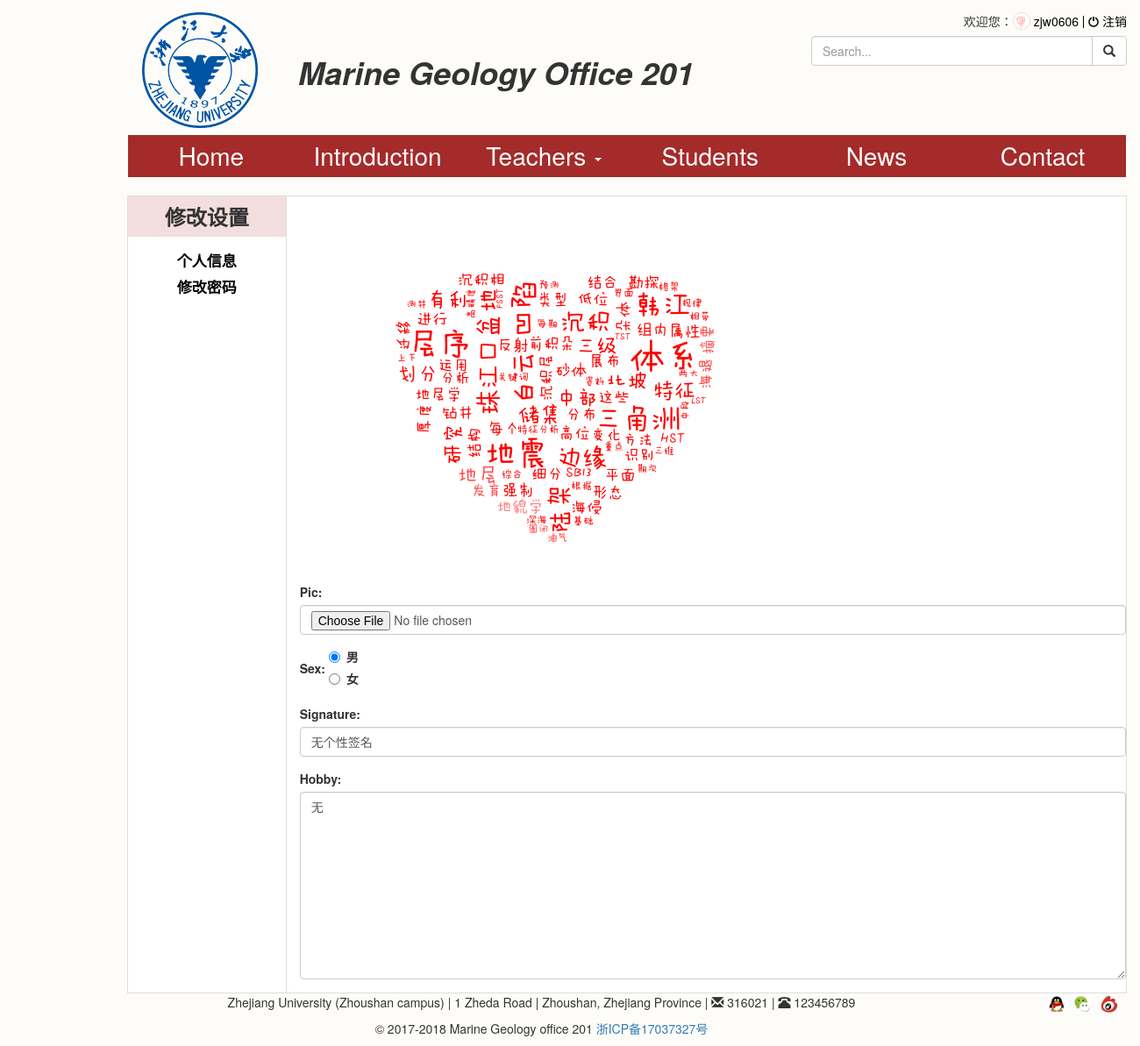
Before: /change/?personal_name=zjw0606 (signed in) with the older database file.
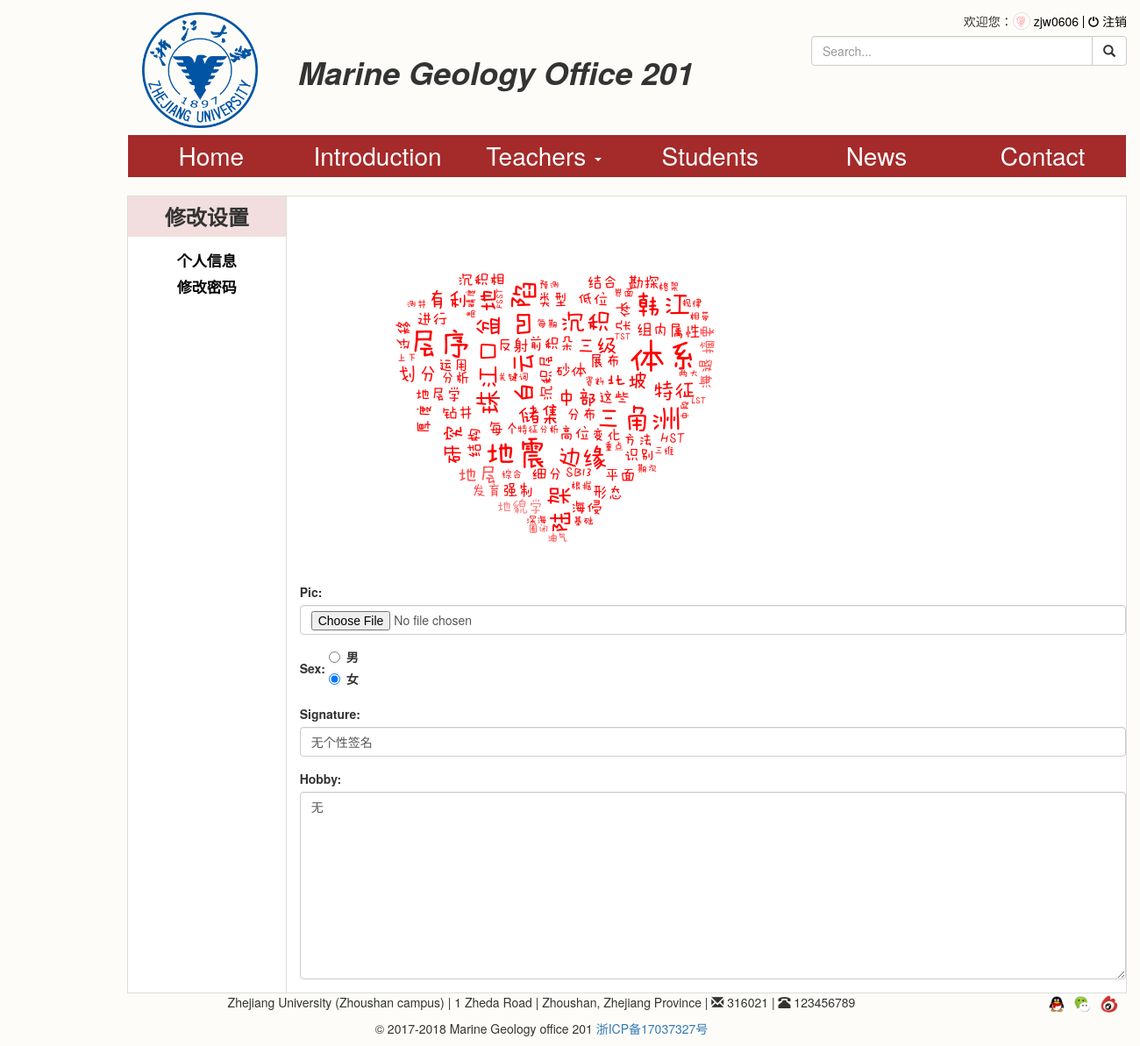
After: the same page with the newer database file.
### users/models.py (models this page shows)
class User(AbstractUser):
	pic = models.ImageField(upload_to='pic',default="zjw.jpg")
	signature = models.CharField(max_length=50,blank=True,default="无个性签名")
	sex = models.CharField(max_length=1,choices=SEX)
	hobby = models.TextField(max_length=200,blank=True,default="无")
	class Meta(AbstractUser.Meta):
		pass

### users/views.py (the view)
# urls.py: url(r'^change/$',views.change,name='change'),
def change(request):
	name = request.POST.get('personal_name', request.GET.get('personal_name', ''))
	name1 = request.user.username
	if name and (name==name1):
		if request.method == 'POST':
			form = ChangeForm(request.POST)
			if form.is_valid():
				form.save
				return render(request,'change_done.html')
		else:
			user = get_object_or_404(User,username=name)
			form = ChangeForm(instance=user)
		return render(request,'change.html',context={'form':form})
	else:
		return redirect('/')

### users/forms.py
class ChangeForm(forms.ModelForm):
	pic = forms.ImageField(widget=forms.FileInput(attrs={'class':'form-control','placeholder':"请上传图片",'required':"required",'oninvalid':"setCustomValidity('请上传图片');",'oninput':"setCustomValidity('');"}),required=False)
	sex = forms.ChoiceField(widget=forms.RadioSelect(attrs={'class':'radio-inline'}), choices=CHOICES)
	signature = forms.CharField(widget=forms.TextInput(attrs={'class':'form-control','placeholder':"请输入你的个性签名"}),required=False)
	hobby = forms.CharField(widget=forms.Textarea(attrs={'class':'form-control','placeholder':"请输入你的爱好"}),required=False)
	class Meta:
		model = User
		fields = ['pic','sex','signature','hobby']

### templates/change.html (shortened to what this page needs)
{% extends 'base.html' %}
{% load staticfiles %}
{% block css %}
<link href="{% static 'styles/change.css' %}" rel="stylesheet" media="screen" />
{% endblock css %}
{% block main %}
<article>
	<div class="row">
		<div class="col-md-2 col-sm-3 col-xs-4">
			<div>
				<h3>修改设置</h3>
				<ul id="type-news">
					<li><a href="#">个人信息</a></li>
					<li><a href="#">修改密码</a></li>
				</ul>
			</div>
		</div>
		<div id="border" class="col-md-10 col-sm-9 col-xs-8">
			<img id="person_pic"  src='{{user.pic.url}}' alt="" />
			<form role="form" action="{% url 'users:change' %}" method="post">
				{% for field in form %}
				<div class="form-group">
					{{ field.label_tag }}
					{{field}}
				</div>
				{% endfor %}
			</form>
		</div>
	</div>
</article>
{% endblock main %}

### templates/base.html (shortened to what this page needs)
{% load staticfiles %}
<!DOCTYPE HTML>
<html>
	<head>
		<link href="https://cdn.bootcss.com/bootstrap/3.3.7/css/bootstrap.min.css" rel="stylesheet">
		{% block css %}
		{% endblock css %}
	</head>
	<body>
		<header>
			<div class="container">
				<div class="pull-right">
					{% if user.is_authenticated %}
						<span>欢迎您：<img class="img-circle" id="user_pic" src="{{user.pic.url}}" alt="" />&nbsp;<a class="user" href="{% url 'users:info' %}?name={{user.username}}">{{user.username}}</a></span><div class="separate"></div><a class="user" href="{% url 'logout' %}?next={{request.path}}"><span class="glyphicon glyphicon-off"></span> 注销</a>
					{% else %}
						<span class="glyphicon glyphicon-user"></span>&nbsp;<a class="user" href="{% url 'login' %}?next={{request.path}}">您还未登录，点击登录</a><div class="separate"></div><a class="user" href="{% url 'users:register' %}?next={{request.path}}">注册</a>
					{% endif %}
				</div>
				<div class="row">
					<div class="col-sm-8 col-xs-12">
						<div class="row">
							<div class="col-sm-3 hidden-xs">
								<a href="http://www.zju.edu.cn/"><img id="logo" src="{% static 'images/school.gif' %}" class="img-responsive" alt="ZJU" /></a>
							</div>
							<div class="col-sm-9 col-xs-12">
								<h1 id="title"><b><i>Marine Geology Office 201</i></b></h1>
							</div>
						</div>
					</div>
					<div class="col-sm-4 col-xs-12">
						<form role="form" id="search" method="get" action="{% url 'web201:search' %}">
							<div class="input-group">
								<input type="search" class="form-control" placeholder="Search..." required name="q" />
								<span class="input-group-btn">
									<button class="btn btn-default" type="submit"><span class="glyphicon glyphicon-search"></span></button>
								</span>
							</div>
						</form>
					</div>
				</div>
			</div>
			<div class="container">
				<nav class="navbar" role="navigation">
					<div class="collapse navbar-collapse" id="navbar">
						<div class="row">
							<ul class="nav navbar-nav">
								<div class="col-lg-2 col-md-4 col-sm-4">
									<li><a href="{% url 'web201:home' %}">Home</a></li>
								</div>
								<div class="col-lg-2 col-md-4 col-sm-4">
									<li><a href="{% url 'web201:introduction' %}">Introduction</a></li>
								</div>
								<div class="col-lg-2 col-md-4 col-sm-4">
									<li class="dropdown">
										<a href="#" class="dropdown-toggle" data-toggle="dropdown">
											Teachers
											<b class="caret"></b>
										</a>
									</li>
								</div>
								<div class="col-lg-2 col-md-4 col-sm-4">
									<li><a href="{% url 'web201:students' %}">Students</a></li>
								</div>
								<div class="col-lg-2 col-md-4 col-sm-4">
									<li><a href="{% url 'web201:news' 'life' %}">News</a></li>
								</div>
								<div class="col-lg-2 col-md-4 col-sm-4">
									<li><a href="{% url 'web201:contact' %}">Contact</a></li>
								</div>
							</ul>
						</div>
					</div>
				</nav>
			</div>
		</header>
		<div class="container">
			{% block main %}
			{% endblock main %}
		</div>
		<footer>
			<div class="container">
				<div class="row">
					<div class="col-md-10 col-xs-12">
						<p class="text-center">Zhejiang University (Zhoushan campus) | 1 Zheda Road | Zhoushan, Zhejiang Province | <span class="glyphicon glyphicon-envelope"></span> 316021 | <span class="glyphicon glyphicon-phone-alt"></span> 123456789</p>
						<p class="text-center">&copy; 2017-2018 Marine Geology office 201 <a href="http://www.miitbeian.gov.cn/">浙ICP备17037327号</a></p>
					</div>
					<div class="col-md-2 col-xs-12">
						<ul class="pull-right">
							<li><a href="#" data-toggle="tooltip" data-html="true" title="<img src='{% static "images/QQ.jpg" %}' style='height:80px; width:80px;'>"><img src="{% static 'images/tx.jpg' %}" alt="QQ"></a></li>
							<li><a href="#" data-toggle="tooltip" data-html="true" title="<img src='{% static "images/wechat.jpg" %}' style='height:80px; width:80px;'>"><img src="{% static 'images/wx.jpg' %}" alt="Wechat"></a></li>
							<li><a href="http://weibo.com/u/3125492073?is_all=1" target="_blank"><img src="{% static 'images/xl.jpg' %}" alt="Blog"></a></li>
						</ul>
					</div>
				</div>
			</div>
		</footer>
	</body>
</html>

### web201/static/styles/change.css (style rules this page uses)
body { background-color:#fdfcf8; margin-left:10%; margin-right:10%; margin-top:1em; min-width:500px; }
#logo { min-width:4em; padding-left:10%; padding-right:10% }
#title { padding-top:5%; }
#search { padding-top:.5em; }
#user_pic { width:20px; height:20px; margin-top:-5px; border:1px #ddd solid; }
a.user { color:black; }
span.glyphicon-off { font-size:12px; }
nav { margin-top:0.5em; line-height:1.7; }
#navbar { background-color:#A52A2A; }
#navbar>div>ul { width:100%; }
#navbar>div>ul>div>li { height:100%; text-align:center; }
#navbar>div>ul>div>li>a { color:#FFFFFF; font-size:2em; width:100%; display:inline-block; height:100%; }
#navbar>div>ul>div>li>a:link { text-decoration:none; }
ul.navbar-nav { margin-left:0; margin-right:0; }
article { border:1px solid #ddd; background-color:white; }
article div.col-md-2 { padding-right:0; height:100%; }
article h3 { text-align:center; background-color:#f2dede; margin-top:0; margin-bottom:0; padding-top:10px; padding-bottom:10px; font-weight:bold; }
#type-news { list-style-type:none; padding-top:15px; padding-left:0; }
#type-news li { margin-bottom:5px; text-align:center; }
#type-news li a { color:black; font-size:17px; font-weight:bold; text-decoration:none; }
#border { border-left:1px solid #ddd; }
footer ul { list-style-type:none; }
footer ul li { float:left; padding-right:10px; }
footer ul li img { width:20px; height:20px; }

Changed rows visible on the page:
changed User "zjw0606": sex "☑ Sex: ☐ 女" → "☐ Sex: ☑ 女"
